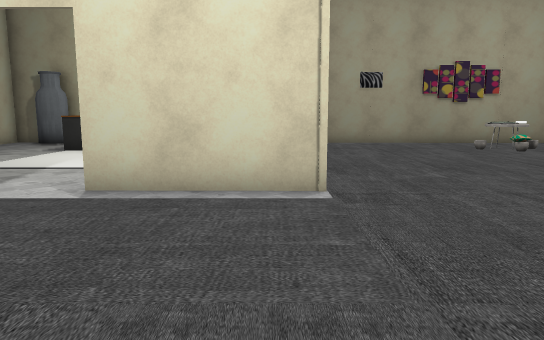
[1] (above)

23 first-person views from a walk through a 3-D level made in the Unity game engine. The camera is 1.2 m above the floor, tilts 8° down and sees 70° across. The floor is counted in squares, 1 m on a side. Each view is taken from the middle of a square. On the plan, view 1 faces up. The plan holds only what a view shows up to about 15 squares ahead; the rest is blank. The place goes on beyond the plan. The player character is not drawn. Some animated figures are left out. Some surface patterns are stand-ins.

[2]
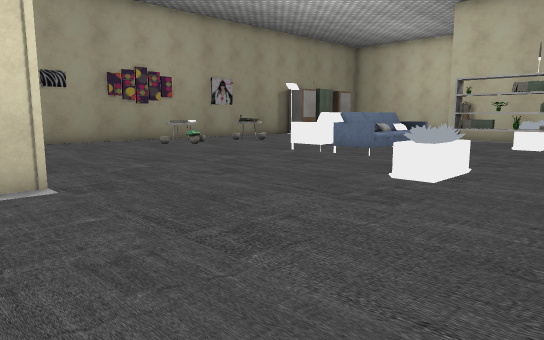

[3]
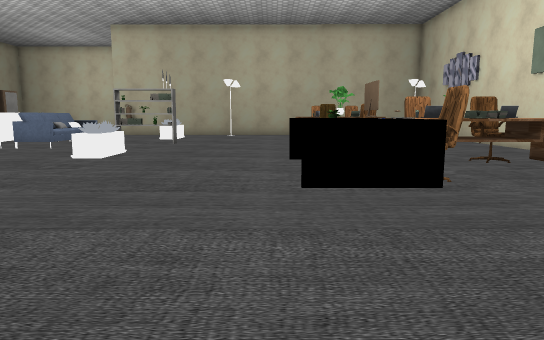

[4]
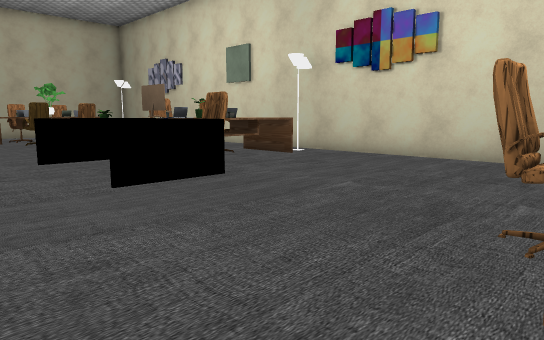

[5]
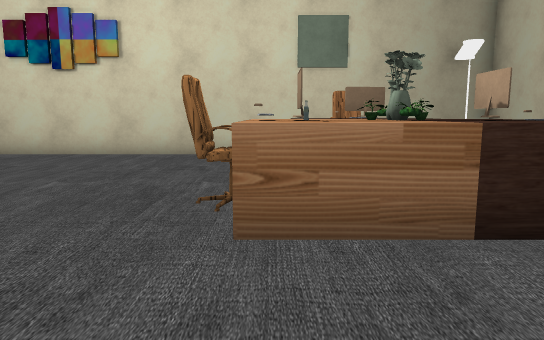

[6]
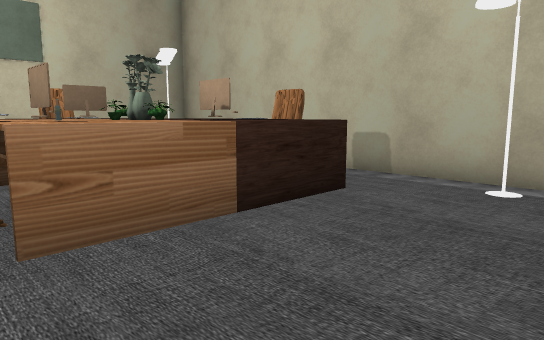

[7]
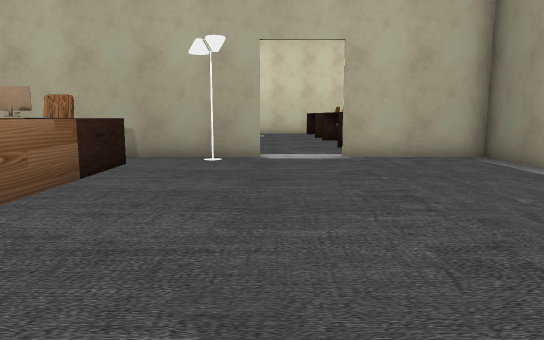

[8]
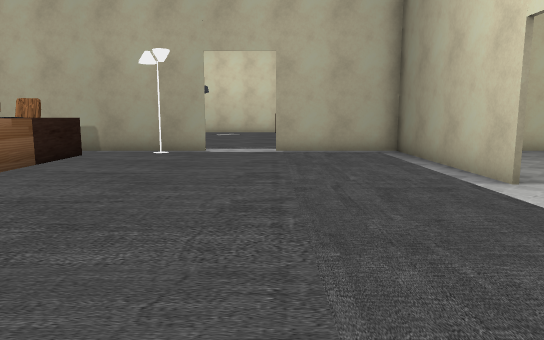

[9]
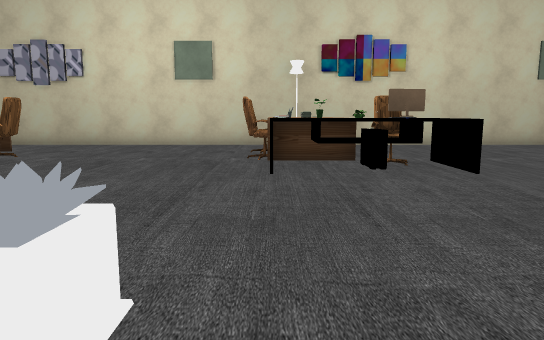

[10]
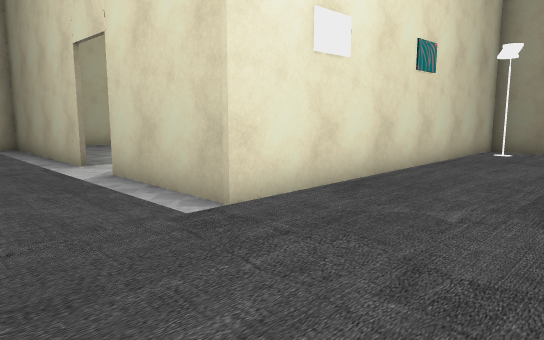

[11]
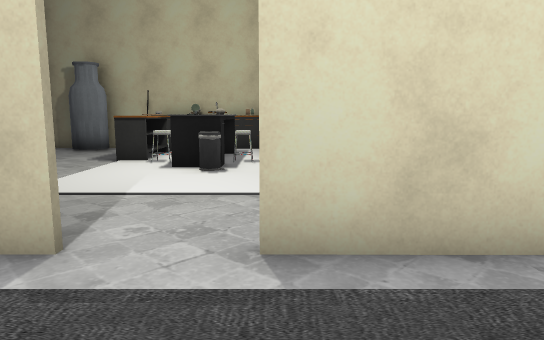

[12]
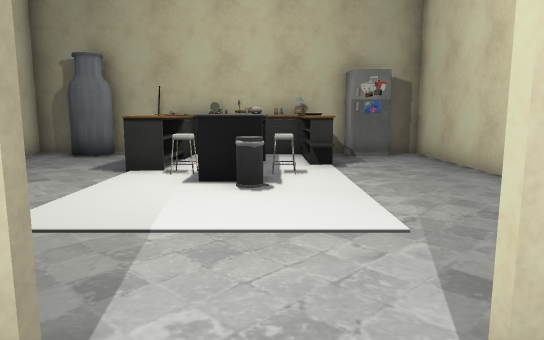

[13]
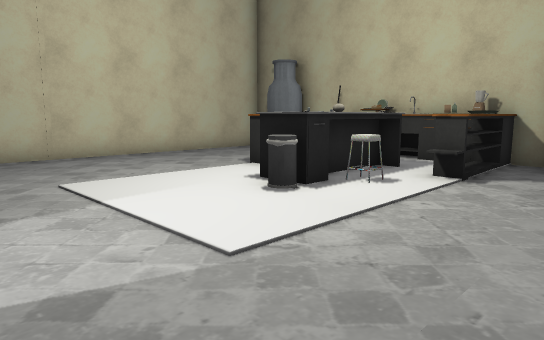

[14]
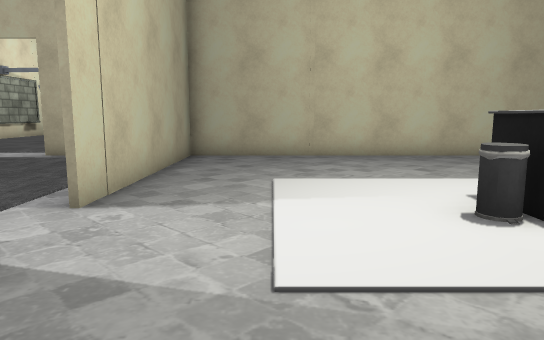

[15]
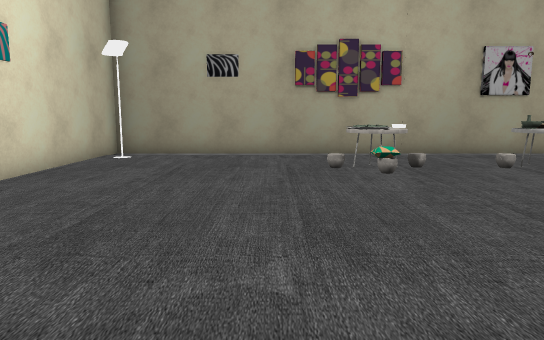

[16]
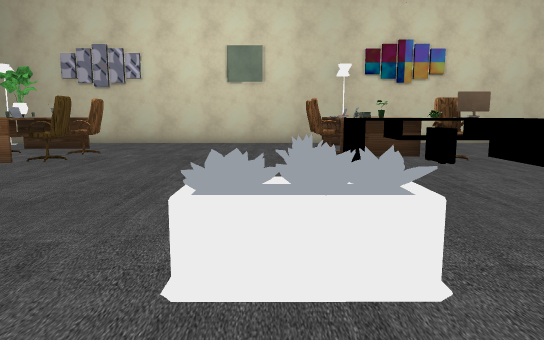

[17]
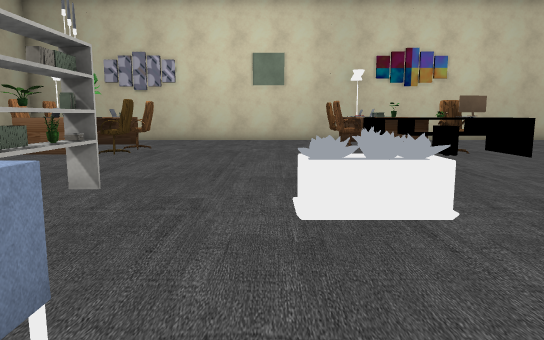

[18]
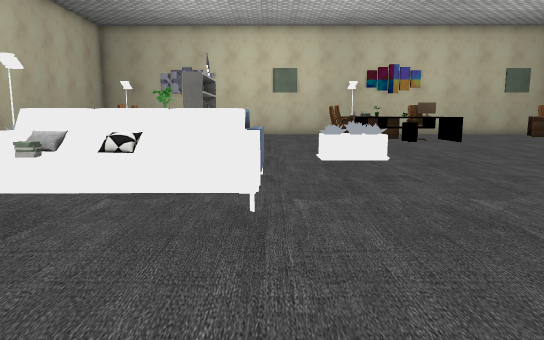

[19]
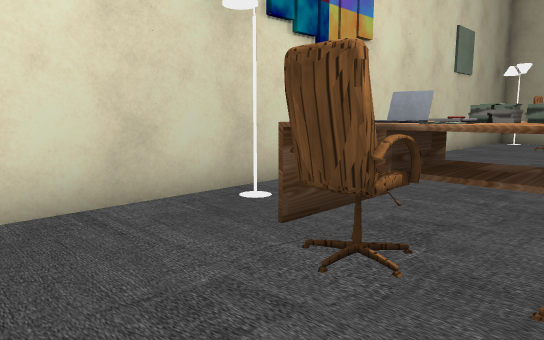

[20]
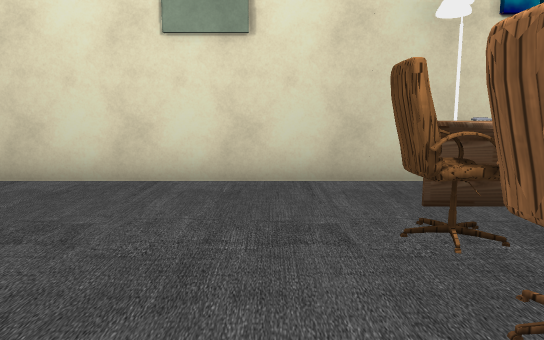

[21]
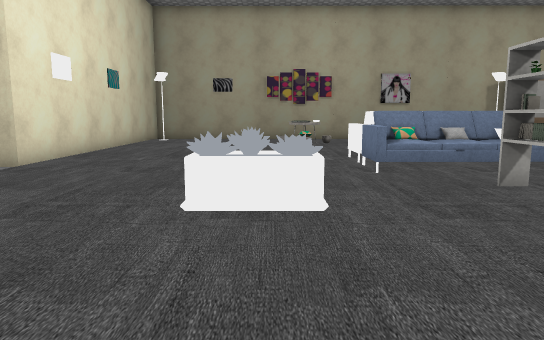

[22]
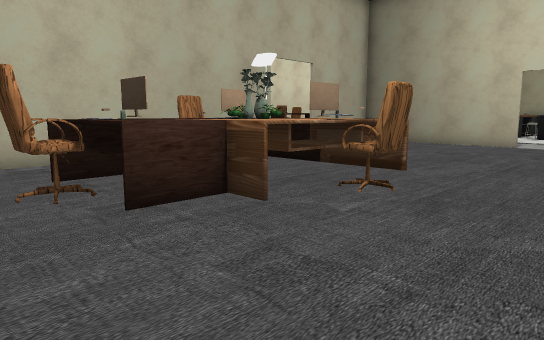

[23]
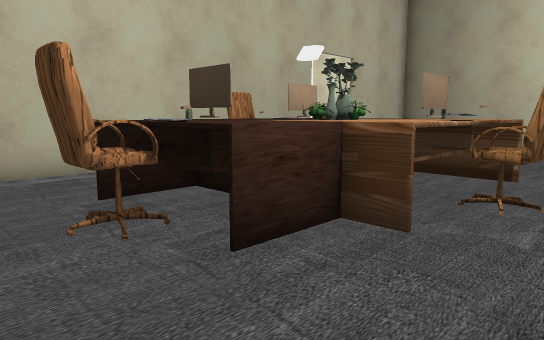

### Floor plan
Points are (right, up) in squares from view 1. A wall is a line through its corners. A room is listed if a view was taken in it or the views show most of it. See-through windows are left out.
Room 1 (views 1, 2, 3, 4, 5, 6, 7, 8, 9, 10, 11, 12, 15, 16, 17, 18, 19, 20, 21, 22, 23)
walls: (-4.9, 6.4) (-11.8, 6.4); (-11.7, -0.3) (-11.7, -12.1) (12.1, -12.2); (-11.7, 6) (-11.7, 2.1); (0.9, 17.9) (0.9, 6.3) (-3.1, 6.4); (12.6, 17.7) (0.9, 17.8)
ways out: opening at (-4, 6) to room 2
objects: other object (-10, -6) to (-9, -5); other object (-9, -7) to (-8, -6); other object (-9, -5) to (-8, -5); other object (-9, -4) to (-8, -4); other object (-8, -9) to (-6, -7); other object (-7, -10) to (-6, -9); other object (-7, -9); other object (-7, -6); other object (-7, -5); other object (-7, -5) to (-5, -4); other object (-6, -6); other object (-5, -7); other object (-5, -6); other object (-5, -5); other object (-4, -6) to (-4, -5); other object (1, -6) to (2, -4); other object (2, -6); other object (2, -5); other object (3, -10) to (5, -6); other object (3, -4); other object (4, -9) to (5, -9); other object (4, -8); other object (4, -7); other object (4, -4) to (5, -4); other object (5, -9) to (6, -8); other object (5, -7) to (6, -7); other object (6, 2) to (8, 3); other object (9, 5) to (12, 6); other object (9, 7) to (9, 8); other object (9, 14); other object (10, 6); other object (10, 7) to (10, 8); other object (11, 2); other object (11, 3); other object (11, 6); other object (11, 7) to (11, 8); other object (11, 14); other object (12, -7); other object (12, -5); other object (12, 6); other object (12, 7); other object (12, 8); other object (12, 13); other object (12, 15)
Room 2 (views 13, 14)
walls: (-2.4, 14.5) (-3.1, 14.5); (-6.4, 16.4) (-6.4, 13.4) (-7.3, 13.4); (-2.5, 15.5) (-2.5, 14.1); (-4.4, 17.1) (-5.1, 17.1); (-5.4, 17.8) (-11.7, 17.9) (-11.7, 6); (0.8, 12.9) (0.8, 17.9); (-11.8, 6.5) (-4.9, 6.5); (0.9, 17.8) (-4.6, 17.8)
low walls: (-2.5, 14.1) (-3.1, 14.1)
ways out: opening at (-4, 6) to room 1
objects: other object (-10, 17) to (-9, 17); other object (-7, 15); other object (-6, 13); other object (-5, 12) to (-4, 15); other object (-5, 15); other object (-4, 17); other object (-3, 13); other object (-3, 16); other object (-3, 17); other object (-1, 17)

Positions as (right, up) in squares from view 1, and headings:
1: (0, 0), facing up
2: (-1, -1), facing up-right
3: (-5, -3), facing right
4: (-5, -1), facing down-right
5: (-5, 0), facing down
6: (-4, 0), facing down-left
7: (0, 0), facing left
8: (2, 2), facing left
9: (5, 4), facing down
10: (5, 3), facing up-left
11: (-3, 3), facing up
12: (-4, 5), facing up
13: (0, 7), facing up-left
14: (0, 9), facing left
15: (6, 5), facing up
16: (7, 5), facing down
17: (8, 7), facing down
18: (9, 13), facing down
19: (8, -7), facing down-left
20: (7, -5), facing down
21: (7, -3), facing up
22: (-1, -11), facing up-left
23: (-3, -11), facing up-left
